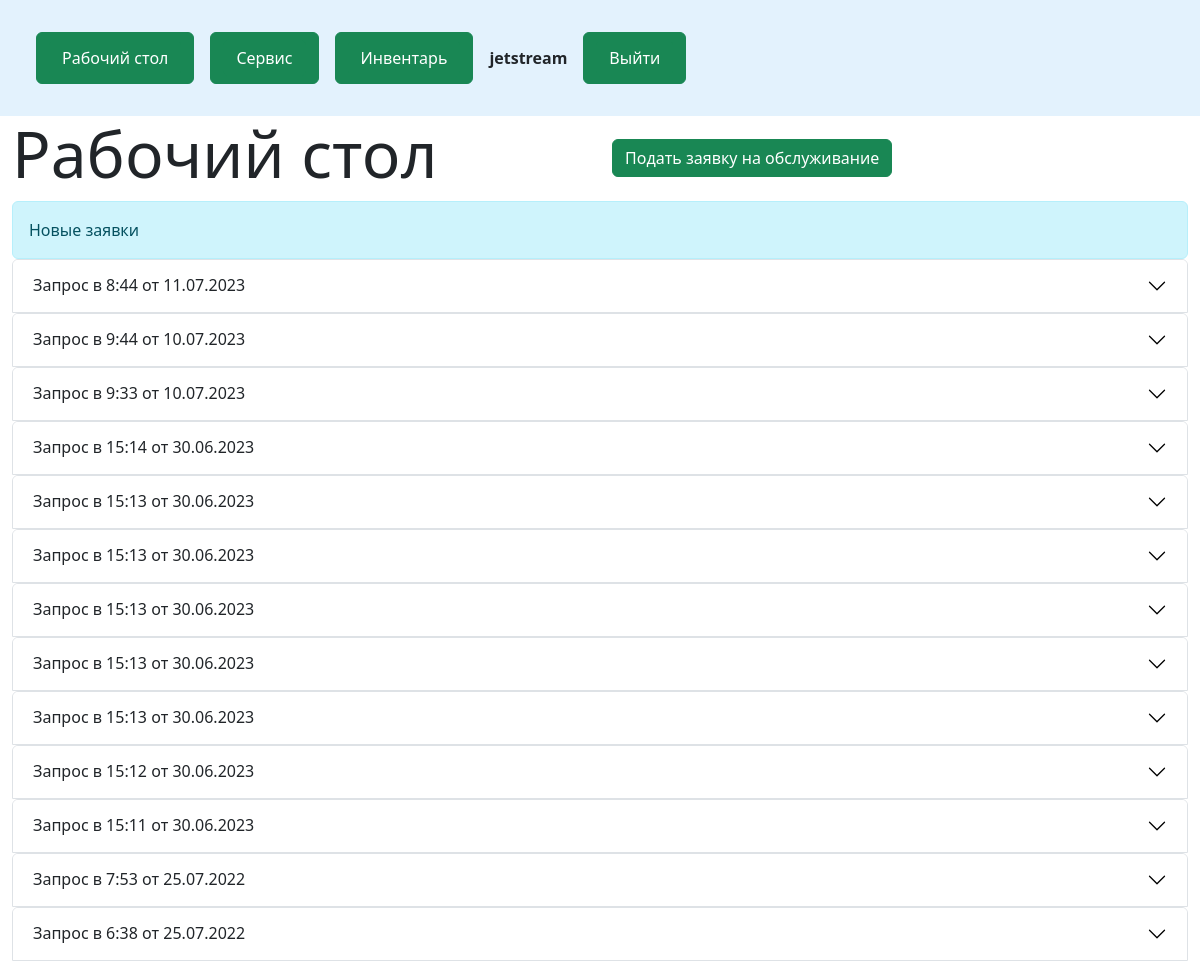
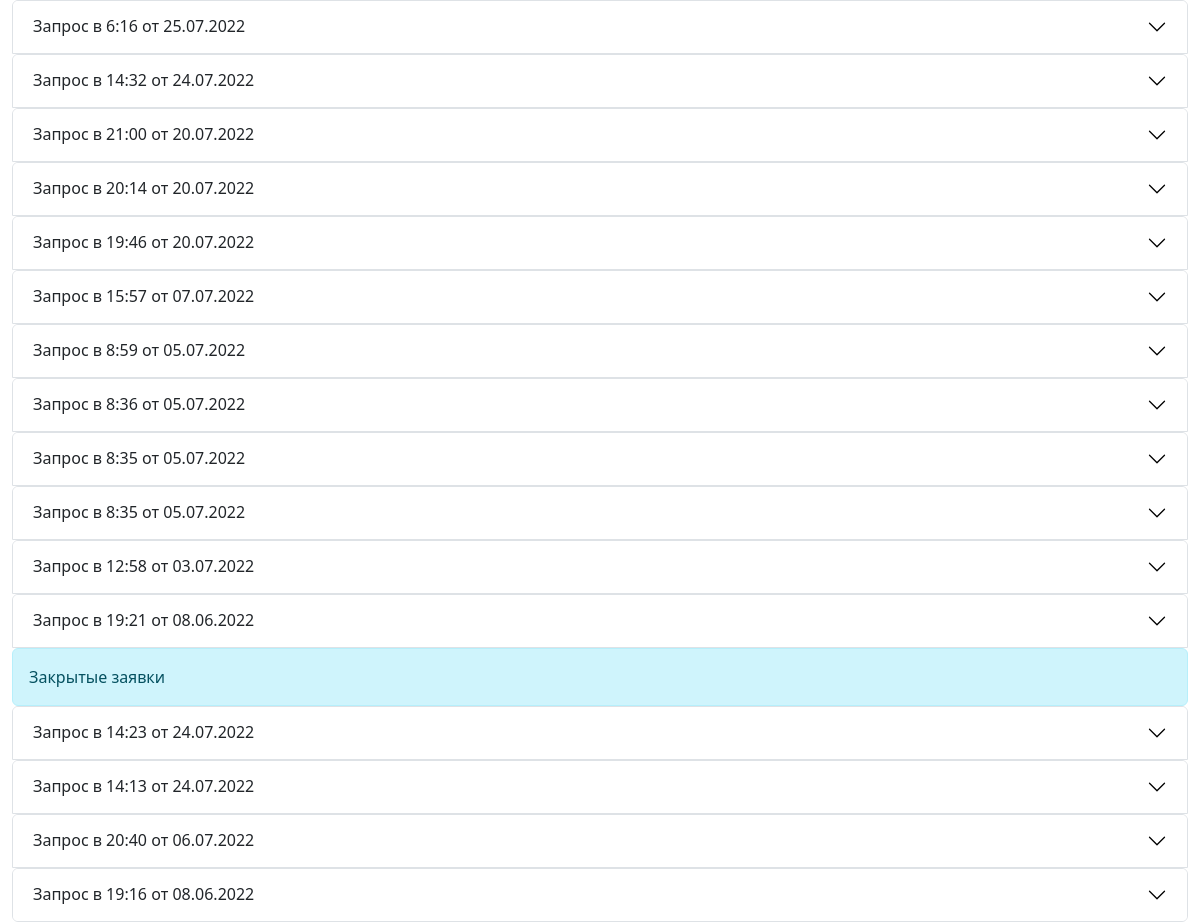
Screenshot of / (signed in) with the database file from the repository (2 pictures, top to bottom).
### service/models.py (models this page shows, shortened)
class History_request(models.Model):
    author = models.ForeignKey(User, on_delete=models.CASCADE)
    room = models.ForeignKey('desktop.Room', null=True, blank=True, on_delete=models.PROTECT, verbose_name='Помещение')
    compressor = models.ForeignKey('desktop.Compressor', on_delete=models.PROTECT, verbose_name='Компрессор')
    text_open = models.CharField(max_length=200, null=True, blank=True, verbose_name='Возникшая проблема')
    text_close = models.CharField(max_length=200, null=True, blank=True, verbose_name='Решение проблемы')
    mehanical_assembly = models.BooleanField(default=False, verbose_name='Механический узел')
    mehanical_assembly_text = models.CharField(max_length=200, null=True, blank=True, verbose_name='Описание проблемы')
    mehanical_assembly_shut = models.CharField(max_length=200, null=True, blank=True, verbose_name='Решение проблемы')
    electrical_assembly = models.BooleanField(default=False, verbose_name='Электрический узел')
    electrical_assembly_text = models.CharField(max_length=200, null=True, blank=True, verbose_name='Описание проблемы')
    electrical_assembly_shut = models.CharField(max_length=200, null=True, blank=True, verbose_name='Решение проблемы')
    oil_assembly = models.BooleanField(default=False, verbose_name='Масляная система')
    oil_assembly_text = models.CharField(max_length=200, null=True, blank=True, verbose_name='Описание проблемы')
    oil_assembly_shut = models.CharField(max_length=200, null=True, blank=True, verbose_name='Решение проблемы')
    air_assembly = models.BooleanField(default=False, verbose_name='Воздушная система')
    air_assembly_text = models.CharField(max_length=200, null=True, blank=True, verbose_name='Описание проблемы')
    air_assembly_shut = models.CharField(max_length=200, null=True, blank=True, verbose_name='Решение проблемы')
    another = models.BooleanField(default=False, verbose_name='Другое')
    another_text = models.CharField(max_length=200, null=True, blank=True, verbose_name='Описание проблемы')
    another_shut = models.CharField(max_length=200, null=True, blank=True, verbose_name='Решение проблемы')
    status = models.BooleanField(default=False)
    created_date = models.DateTimeField(default=timezone.now)
    class Meta:
        verbose_name = 'История заявок'
        verbose_name_plural = 'История заявок'
        ordering = ['-created_date']

### desktop/views.py (the view)
# urls.py: path('', views.desktop, name='desktop'),
@login_required
def desktop(request):
    requests_true = History_request.objects.filter(status=True).order_by('-created_date')
    requests_false = History_request.objects.filter(status=False).order_by('-created_date')
    context = {
        'requests_true': requests_true,
        'requests_false': requests_false,
        'menu': menu,
        'title': 'Рабочий стол'
    }
    return render(request, 'desktop/desktop.html', context=context)

### desktop/templates/desktop/desktop.html (shortened to what this page needs)
{% extends 'desktop/base.html' %}
{% block content %}
<div class="container-fluid">
<div class="row">
  <div class="col-lg-6 col-md-12 ">
    <h1 class="display-3">{{ title }}</h1>
  </div>
  <div class="col-lg-6 align-self-center mb-2 mt-2">
    <a class="btn btn-success" href="{% url 'add_request' %}">Подать заявку на обслуживание</a>
  </div>
</div>
<p class="alert alert-info m-0">Новые заявки</p>
{% for request in requests_true %}
<div class="accordion" id="accordionBasic">
  <div class="accordion-item">
    <h2 class="accordion-header" id="headingOne">
      <button class="accordion-button collapsed" type="button" data-bs-toggle="collapse" data-bs-target="#collapseOne{{ request.id }}" aria-expanded="true" aria-controls="collapseOne{{ request.id }}">Запрос в {{ request.created_date|date:"G:i от d.m.Y" }}</button>
    </h2>
  </div>
  {% empty %}
  <p>Заявок еще не было.</p>
</div>
{% endfor %}
<p class="alert alert-info m-0">Закрытые заявки</p>
{% for request in requests_false %}
<div class="accordion" id="accordionBasic">
  <div class="accordion-item">
    <h2 class="accordion-header" id="headingOne">
      <button class="accordion-button collapsed" type="button" data-bs-toggle="collapse" data-bs-target="#collapseOne{{ request.id }}" aria-expanded="true" aria-controls="collapseOne{{ request.id }}">Запрос в {{ request.created_date|date:"G:i от d.m.Y" }}</button>
    </h2>
  </div>
  {% empty %}
  <p>Заявок еще не было.</p>
</div>
{% endfor %}
</div>
{% endblock %}

### desktop/templates/desktop/base.html (shortened to what this page needs)
{% load static %}
<!DOCTYPE html>
<html>
<head>
  {% load static %}
  <link rel="stylesheet" type="text/css" href="{% static 'desktop/css/bootstrap.min.css'%}">
  <link rel="stylesheet" type="text/css" href="{% static 'desktop/css/custom.css'%}">
  <link rel="stylesheet" type="text/css" href="{% static 'desktop/css/request_form.css'%}">
</head>
<body>
{% block mainmenu %}
<header id="header">
<nav class="navbar navbar-expand-lg navbar-light" style="background-color: #e3f2fd;">
  <div class="container-fluid">
    <div class="navbar-collapse collapse disable m-3" id="navbarLight" style="">
      <ul class="navbar-nav me-auto mb-2 mb-xl-0">
        {% for m in menu %}
        <li class="nav-item m-2">
          <button type="button" class="btn btn-success"><a class="btn btn-success" href="{% url m.url_name %}">{{ m.title }}</a></button>
        </li>
        {% endfor %}
        {% if request.user.is_authenticated %}
          <b class="align-self-center m-2">{{ user.username }}</b>
          <li class="nav-item m-2">
            <button type="button" class="btn btn-success"><a class="btn btn-success" href="{% url 'logout' %}">Выйти</a></button>
          </li>
        {% endif %}
      </ul>
    </div>
  </div>
</nav>
</header>
{% endblock mainmenu %}
{% block content %}
{% endblock content %}
</body>
</html>

### rows the page displays
History_request: created_date "8:44 от 11.07.2023"
History_request: created_date "9:44 от 10.07.2023"
History_request: created_date "9:33 от 10.07.2023"
History_request: created_date "15:14 от 30.06.2023"
History_request: created_date "15:13 от 30.06.2023"
History_request: created_date "15:13 от 30.06.2023"
History_request: created_date "15:13 от 30.06.2023"
History_request: created_date "15:13 от 30.06.2023"
History_request: created_date "15:13 от 30.06.2023"
History_request: created_date "15:12 от 30.06.2023"
History_request: created_date "15:11 от 30.06.2023"
History_request: created_date "7:53 от 25.07.2022"
History_request: created_date "6:38 от 25.07.2022"
History_request: created_date "6:16 от 25.07.2022"
History_request: created_date "14:32 от 24.07.2022"
History_request: created_date "21:00 от 20.07.2022"
History_request: created_date "20:14 от 20.07.2022"
History_request: created_date "19:46 от 20.07.2022"
History_request: created_date "15:57 от 07.07.2022"
History_request: created_date "8:59 от 05.07.2022"
History_request: created_date "8:36 от 05.07.2022"
History_request: created_date "8:35 от 05.07.2022"
History_request: created_date "8:35 от 05.07.2022"
History_request: created_date "12:58 от 03.07.2022"
History_request: created_date "19:21 от 08.06.2022"
History_request: created_date "14:23 от 24.07.2022"
History_request: created_date "14:13 от 24.07.2022"
History_request: created_date "20:40 от 06.07.2022"
History_request: created_date "19:16 от 08.06.2022"

### other values shown
{{ m.title }} "Рабочий стол" "Сервис" "Инвентарь"
{{ user.username }} "jetstream"
{{ title }} "Рабочий стол"
